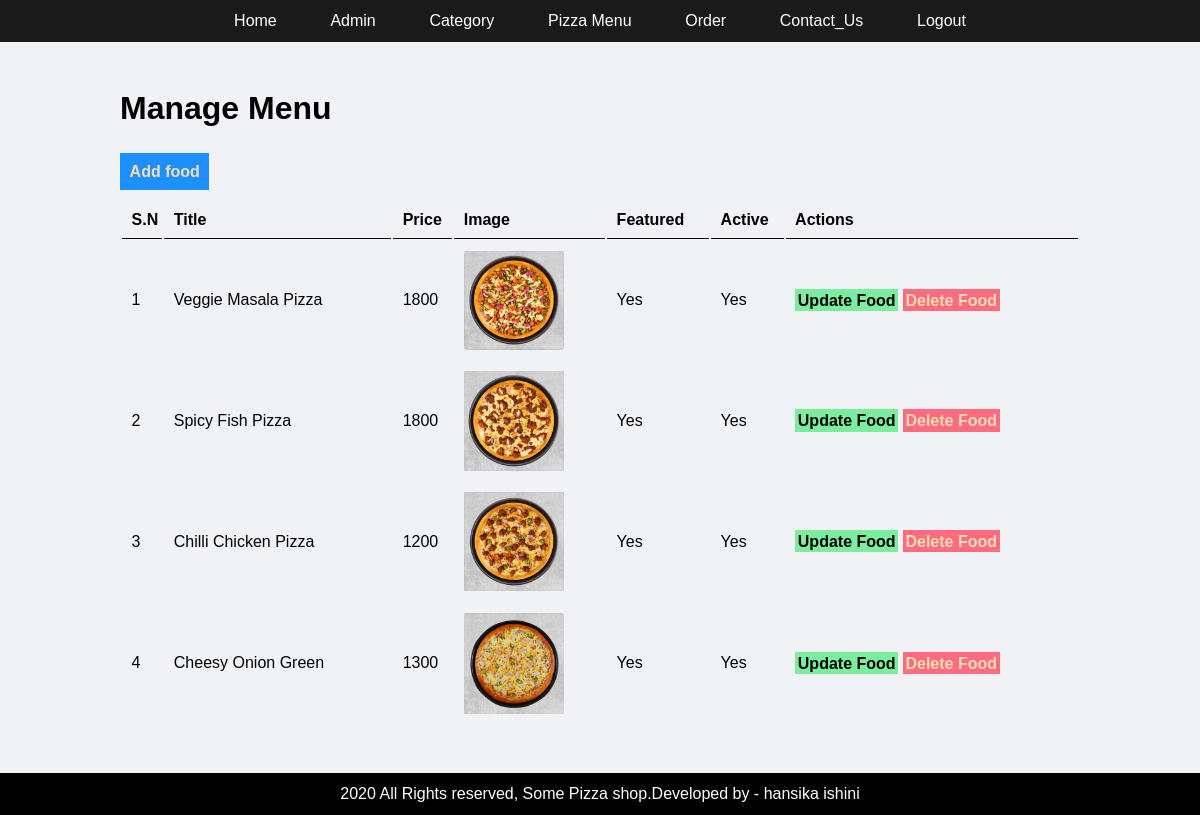
/admin/manage-food.php (signed in), run on the app's committed database.
### tables this page shows
CREATE TABLE `tbl_food` (
  `id` int(10) UNSIGNED NOT NULL,
  `title` varchar(100) NOT NULL,
  `description` text NOT NULL,
  `price` decimal(10,0) NOT NULL,
  `image_name` varchar(255) NOT NULL,
  `crust_options` text NOT NULL,
  `category_id` int(11) NOT NULL,
  `featured` varchar(10) NOT NULL,
  `active` varchar(10) NOT NULL
);

### admin/manage-food.php (the view, shortened to what this page needs)
<?php include('partials/menu.php'); ?>
<div class="main-content">
            <div class="wrapper">
                <h1>Manage Menu</h1>
                <br/><br/>
                <a href="<?php echo SITEURL; ?>admin/add-food.php" class="btn-primary">Add food</a>
                <br/><br/>
                <table class="tbl-full">
                    <tr>
                        <th>S.N</th>
                        <th>Title</th>
                        <th>Price</th>
                        <th>Image</th>
                        <th>Featured</th>
                        <th>Active</th>
                        <th>Actions</th>
                    </tr>
                    <?php
                        $sql = "SELECT *FROM tbl_food";
                        $res = mysqli_query($conn,$sql);
                        $count = mysqli_num_rows($res);
                        $sn=1;
                        if($count>0)
                        {
                            while($row=mysqli_fetch_assoc($res))
                            {
                                $id=$row['id'];
                                $title=$row['title'];
                                $price=$row['price'];
                                $image_name=$row['image_name'];
                                $featured=$row['featured'];
                                $active=$row['active'];
                                ?>
                                <tr>
                                    <td><?php echo $sn ++; ?></td>
                                    <td><?php echo $title; ?></td>
                                    <td><?php echo $price; ?></td>
                                    <td>
                                        <?php
                                            if($image_name != "")
                                            {
                                                ?>
                                                <img src="<?php echo SITEURL; ?>images/food/<?php echo $image_name; ?>" width="100px">
                                                <?php
                                            }
                                            else
                                            {
                                                echo "<div class='error'>Image not available</div>";
                                            }
                                        ?>
                                    </td>
                                    <td><?php echo $featured; ?></td>
                                    <td><?php echo $active; ?></td>
                                    <td>
                                        <a href="<?php echo SITEURL; ?>admin/update-food.php?id=<?php echo $id; ?>" class="btn-secondary">Update Food</a>
                                        <a href="<?php echo SITEURL; ?>admin/delete-food.php?id=<?php echo $id; ?>&image_name=<?php echo $image_name;?>" class="btn-danger">Delete Food</a>
                                    </td>
                                </tr>
                                <?php
                            }
                        }
                        else
                        {
                            echo "<tr> <td colspan = '2' class='error'> Food not added yet. </td> </tr>";
                        }
                    ?>
                </table>
            </div>
        </div>
<?php include('partials/footer.php'); ?>

### css/admin.css (style rules this page uses)
* { margin: 0; padding: 0; font-family: sans-serif; }
.wrapper { padding: 1%; width: 80%; margin: 0 auto; }
.tbl-full { width: 100%; }
table tr th { border-bottom: 1px solid black; padding: 1%; text-align: left; }
table tr td { padding: 1%; }
.btn-primary { background-color: #1e90ff; padding: 1%; color: wheat; text-decoration: none; font-weight: bold; }
.btn-secondary { background-color: #7bed9f; padding: 1%; color: black; text-decoration: none; font-weight: bold; }
.btn-danger { background-color: #ff6b81; padding: 1%; color: wheat; text-decoration: none; font-weight: bold; }
.main-content { background-color: #f1f2f6; padding: 3% 0; }

### data on the page
tbl_food: title "Veggie Masala Pizza", price "1800", image_name (picture), featured "Yes", active "Yes"
tbl_food: title "Spicy Fish Pizza", price "1800", image_name (picture), featured "Yes", active "Yes"
tbl_food: title "Chilli Chicken Pizza", price "1200", image_name (picture), featured "Yes", active "Yes"
tbl_food: title "Cheesy Onion Green", price "1300", image_name (picture), featured "Yes", active "Yes"
